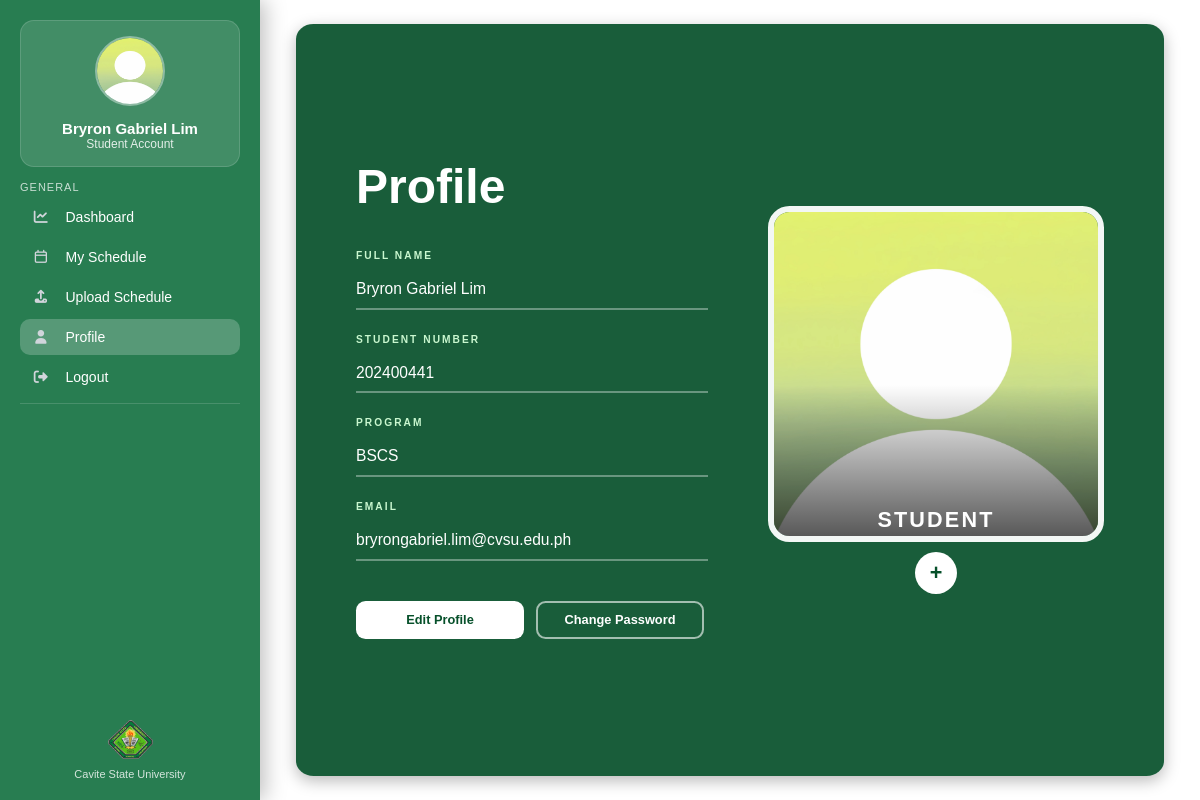
/php/Profile.php (signed in), run on the app's committed database.
### tables this page shows
CREATE TABLE `students` (
  `student_id` int(11) NOT NULL,
  `user_id` int(11) NOT NULL,
  `student_number` int(11) NOT NULL,
  `program` varchar(255) NOT NULL
);

CREATE TABLE `users` (
  `user_id` int(11) NOT NULL,
  `fullname` varchar(255) NOT NULL,
  `email` varchar(255) NOT NULL,
  `password` varchar(255) NOT NULL,
  `role` enum('student','faculty','admin') NOT NULL,
  `profile_picture` varchar(255) DEFAULT NULL
);

### php/Profile.php (the view, shortened to what this page needs)
<?php
include("../includes/db.php");
$user_id = (int) $_SESSION['user_id'];
$query = "
SELECT
    users.fullname,
    users.email,
    users.profile_picture,
    students.student_number,
    students.program
FROM users
LEFT JOIN students ON users.user_id = students.user_id
WHERE users.user_id = ?
";
$stmt = mysqli_prepare($conn, $query);
mysqli_stmt_bind_param($stmt, "i", $user_id);
mysqli_stmt_execute($stmt);
$data = mysqli_fetch_assoc(mysqli_stmt_get_result($stmt));
$default_image   = "../media/images.jpg";
$profile_picture = $default_image;
function e(string $value): string {
    return htmlspecialchars($value, ENT_QUOTES, 'UTF-8');
}
function na(mixed $value): string {
    $v = trim((string)($value ?? ''));
    return $v !== '' ? $v : 'N/A';
}
?>
<!DOCTYPE html>
<html lang="en">
<head>
    <link rel="stylesheet" href="../fonts/css/all.min.css">
    <link rel="stylesheet" href="../css/studentDashBoard.css">
    <link rel="stylesheet" href="../css/profile.css">
</head>
<body>
<div class="sidebar">
    <div>
        <div class="profile">
            <img src="<?php echo e($profile_picture); ?>" alt="Profile picture of <?php echo e($data['fullname']); ?>">
            <h3><?php echo e($data['fullname']); ?></h3>
            <p>Student Account</p>
        </div>
        <div class="section-title">GENERAL</div>
        <div class="nav">
            <a href="studentdashboard.php"><i class="fa-solid fa-chart-line"></i> Dashboard</a>
            <a href="myschedule.php"><i class="fa-regular fa-calendar"></i> My Schedule</a>
            <a href="studentdashboard.php#upload"><i class="fa-solid fa-upload"></i> Upload Schedule</a>
            <a class="active" href="profile.php"><i class="fa-solid fa-user"></i> Profile</a>
            <a href="logout.php"><i class="fa-solid fa-right-from-bracket"></i> Logout</a>
        </div>
        <div class="divider"></div>
    </div>
    <div class="sidebar-footer">
        <img src="../media/cvsulogo.png" alt="CvSU Logo">
        <p>Cavite State University</p>
    </div>
</div>
<div class="main">
    <div class="profile-card">
        <div class="profile-details">
            <h1 class="title">Profile</h1>
            <div class="profile-list">
                <div class="list-item">
                    <span class="label">Full Name</span>
                    <input type="text" value="<?php echo e($data['fullname']); ?>" readonly aria-label="Full Name">
                </div>
                <div class="list-item">
                    <span class="label">Student Number</span>
                    <input type="text" value="<?php echo e(na($data['student_number'])); ?>" readonly aria-label="Student Number">
                </div>
                <div class="list-item">
                    <span class="label">Program</span>
                    <input type="text" value="<?php echo e(na($data['program'])); ?>" readonly aria-label="Program">
                </div>
                <div class="list-item">
                    <span class="label">Email</span>
                    <input type="text" value="<?php echo e($data['email']); ?>" readonly aria-label="Email">
                </div>
            </div>
            <div class="profile-btn-row">
                <button class="edit-btn" onclick="openModal()">Edit Profile</button>
                <button class="edit-btn change-pw-btn" onclick="openPasswordModal()">Change Password</button>
            </div>
        </div>
        <div class="profile-aside">
            <div class="image-container">
                <img src="<?php echo e($profile_picture); ?>" class="profile-image" alt="Profile">
                <div class="profile-role">STUDENT</div>
            </div>
            <label class="change-profile-btn" title="Change profile picture">
                +
            </label>
        </div>
    </div>
</div>
</body>
</html>

### css/studentDashBoard.css (style rules this page uses)
* { margin:0; padding:0; box-sizing:border-box; font-family:Arial, sans-serif; }
body { display:flex; min-height:100vh; overflow-x:hidden; background:whitesmoke; background-size:cover; background-position:center; color:#eaf5ef; }
.sidebar { width:260px; min-width:260px; background:rgba(11,107,58,0.88); backdrop-filter:blur(14px); color:white; padding:20px; display:flex; flex-direction:column; justify-content:space-between; box-shadow:5px 0 20px rgba(0,0,0,0.25); z-index:1000; position:relative; }
.profile { background:rgba(255,255,255,0.12); padding:15px; border-radius:14px; text-align:center; margin-bottom:14px; border:1px solid rgba(255,255,255,0.15); }
.profile img { width:70px; height:70px; border-radius:50%; margin-bottom:10px; border:2px solid rgba(255,255,255,0.4); }
.profile h3 { font-size:15px; }
.profile p { font-size:12px; opacity:0.85; }
.section-title { font-size:11px; letter-spacing:1px; opacity:0.75; margin:14px 0 6px; }
.nav { display:flex; flex-direction:column; gap:4px; }
.nav a { color:white; text-decoration:none; padding:10px 12px; border-radius:10px; font-size:14px; display:flex; gap:8px; align-items:center; transition:0.25s; margin:0; }
.active { background:rgba(255,255,255,0.22); }
.divider { height:1px; background:rgba(255,255,255,0.15); margin:8px 0; }
.sidebar-footer { text-align:center; padding-top:10px; }
.sidebar-footer img { width:45px; margin-bottom:5px; }
.sidebar-footer p { font-size:11px; opacity:0.8; }
.main { flex:1; padding:90px 30px 30px; animation:fadeIn 0.35s ease-out; will-change:transform, opacity; }
.nav a i { margin-right: 8px; color: #d1d5db; }

### data on the page
students: user.fullname "Bryron Gabriel Lim", student_number "202400441", program "BSCS", user.email "bryrongabriel.lim@cvsu.edu.ph"
